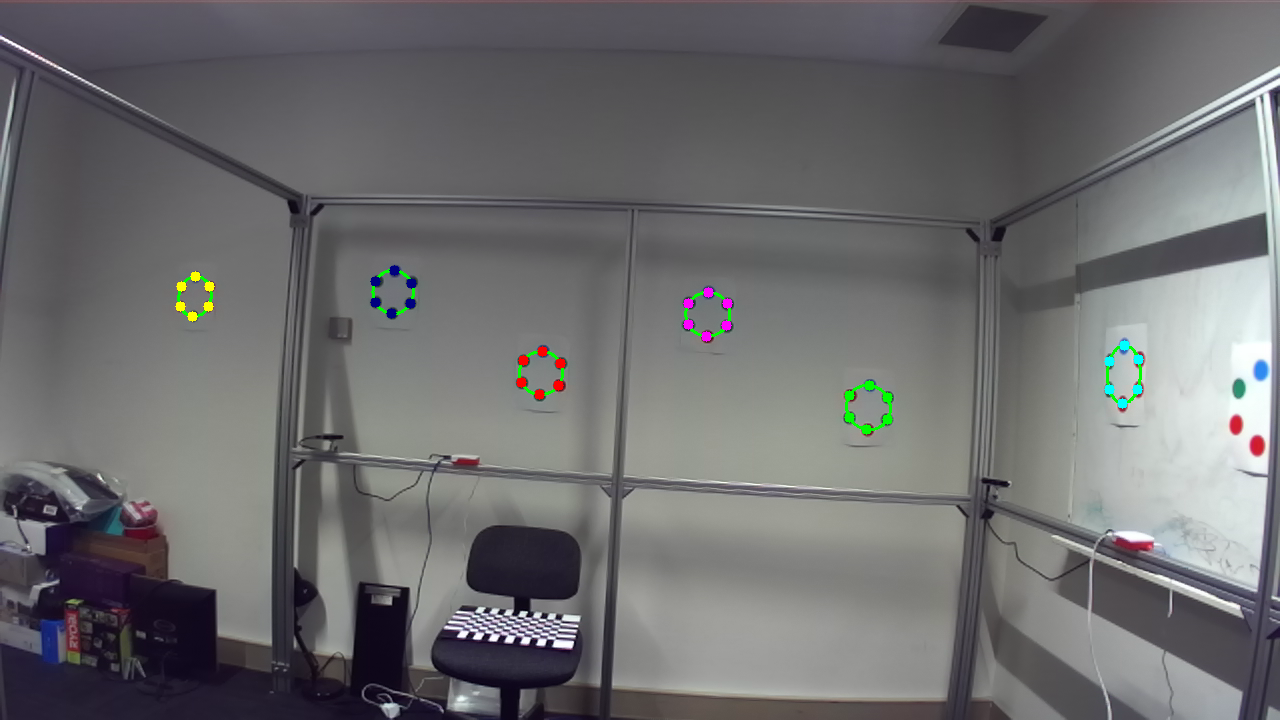
#> input picture connected_components/conncomp_022_12_15_15_51_19_927_rgb_left.pn.png, 1280 x 720 px
$ python -i find_circles.py   (imports and definitions only)
#> lines starting #> are read from the running program, lines starting #| are printed output that depends on the picture; after the words box and inside, x2 and y2 are one past the last pixel; in counts of white or black regions, pixels touching at a corner belong together
#> further down, picture is the input picture: shape (720, 1280, 3); mean B, G, R 109.9, 108.5, 108.7
import cv2
import numpy as np

def find_circles(img, min_area=1, max_area=250, aspect_ratio_threshold=2.5, circularity_threshold=0.2,
                 lr1=[0, 40, 20], ur1=[40, 255, 255], lr2=[160, 40, 20], ur2=[210, 255, 255],
                 lb=[90, 100, 40], ub=[150, 255, 255], lg=[55, 29, 0], ug=[90, 255, 171]):
#> called with min_area = 1, max_area = 250, aspect_ratio_threshold = 2.5, circularity_threshold = 0.2
    hsv = cv2.cvtColor(img, cv2.COLOR_BGR2HSV)
#> hsv: shape (720, 1280, 3); mean H, S, V 79.3, 19.9, 112.6

    # Define color masks for red, blue, and green
    lower_red = np.array(lr1)
    upper_red = np.array(ur1)
    mask_red_1 = cv2.inRange(hsv, lower_red, upper_red)
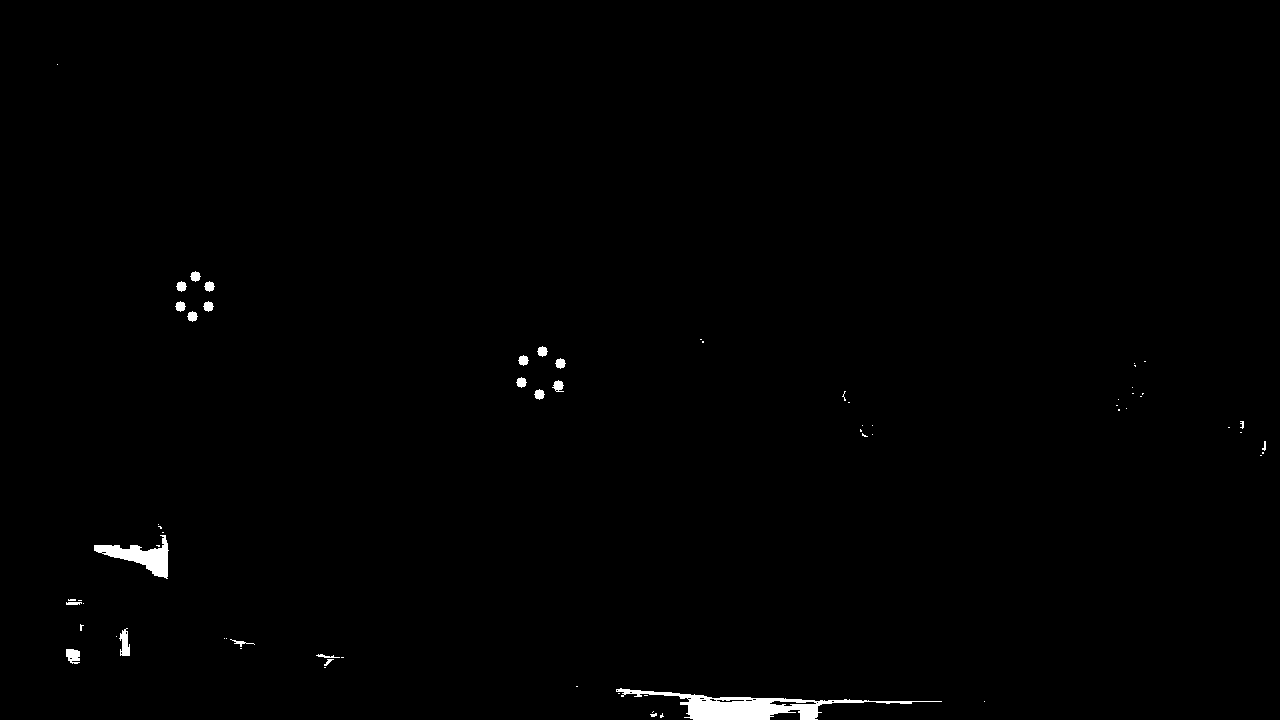
#> mask_red_1: shape (720, 1280); 0.66% white; 68 white regions (46 under 20 px), largest, box (x1, y1, x2, y2) and area: (616, 688, 942, 720) 3117, (94, 535, 169, 579) 1261, (119, 628, 130, 656) 199

    lower_red = np.array(lr2)
    upper_red = np.array(ur2)
    mask_red_2 = cv2.inRange(hsv, lower_red, upper_red)
#> mask_red_2: shape (720, 1280); 0.95% white; 133 white regions (104 under 20 px), largest, box (x1, y1, x2, y2) and area: (80, 501, 167, 581) 2092, (326, 0, 822, 4) 1412, (910, 0, 1178, 4) 850

    mask_red = mask_red_1 | mask_red_2
#> mask_red: shape (720, 1280); 1.6% white; 124 white regions (82 under 20 px), largest, box (x1, y1, x2, y2) and area: (80, 501, 169, 581) 3369, (616, 688, 942, 720) 3285, (326, 0, 822, 4) 1412

    lower_blue = np.array(lb)
    upper_blue = np.array(ub)
    mask_blue = cv2.inRange(hsv, lower_blue, upper_blue)
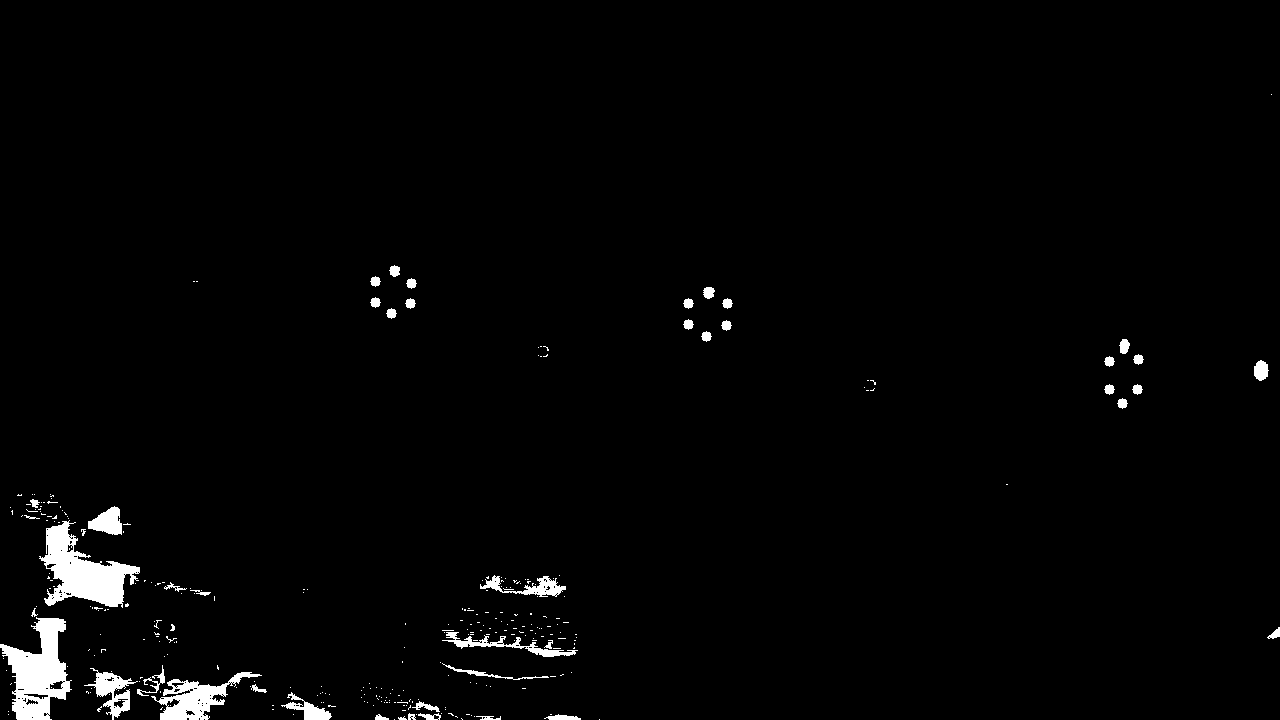
#> mask_blue: shape (720, 1280); 1.9% white; 313 white regions (267 under 20 px), largest, box (x1, y1, x2, y2) and area: (39, 520, 140, 608) 4038, (0, 617, 72, 720) 3872, (151, 672, 262, 720) 1962

    lower_green = np.array(lg)
    upper_green = np.array(ug)
    mask_green = cv2.inRange(hsv, lower_green, upper_green)
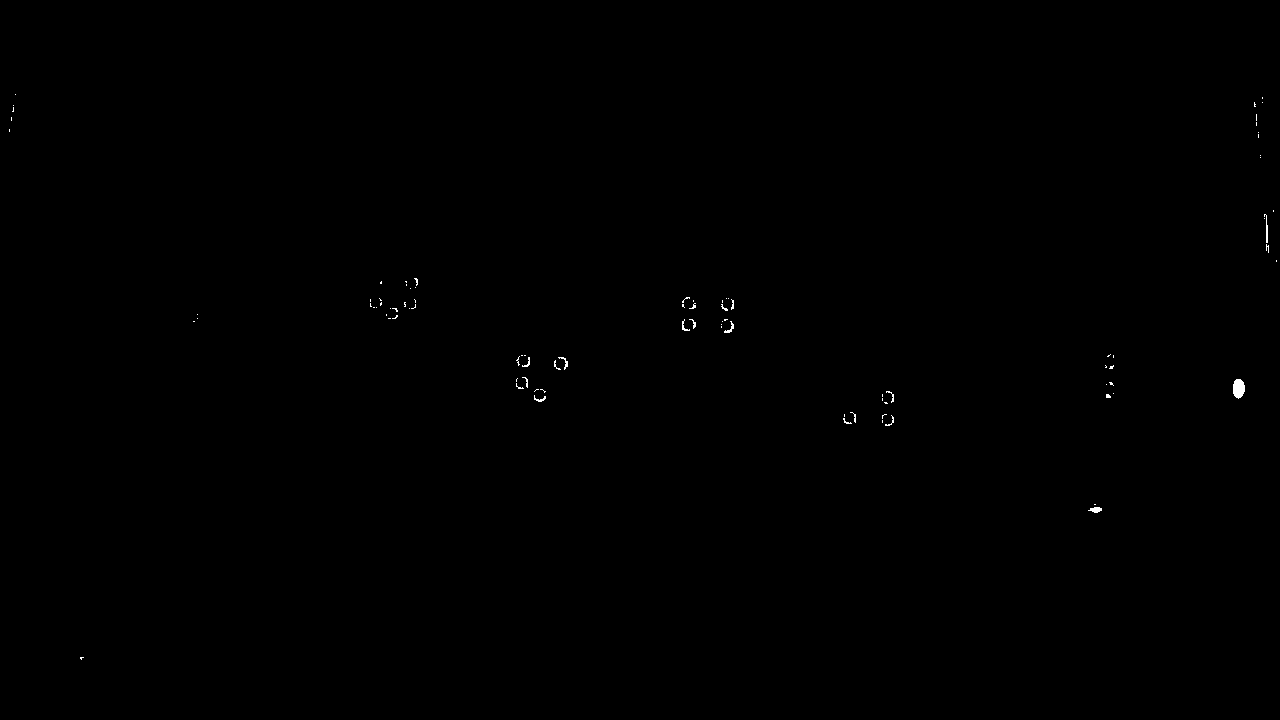
#> mask_green: shape (720, 1280); 0.11% white; 93 white regions (78 under 20 px), largest, box (x1, y1, x2, y2) and area: (1233, 379, 1245, 399) 189, (1088, 507, 1102, 513) 56, (1264, 214, 1268, 243) 50

    masks = {"Red": mask_red, "Blue": mask_blue, "Green": mask_green}
    colors = {"Red": (0, 0, 255), "Blue": (255, 0, 0), "Green": (0, 255, 0)}

    img_all_valid_contours = img.copy()

    # Store all contours with colours extracted from the loaded image
    contours_with_color = []

    # Find contours for each color mask
    for color, mask in masks.items():
        contours, _ = cv2.findContours(mask, cv2.RETR_EXTERNAL, cv2.CHAIN_APPROX_SIMPLE)

        # Filter contours based on area
        valid_contours = []
        for cnt in contours:
            area = cv2.contourArea(cnt)
            if min_area < area < max_area:
                valid_contours.append(cnt)

        # Filter contours based on aspect ratio
        square_contours = []
        for cnt in valid_contours:
            x, y, w, h = cv2.boundingRect(cnt)
            aspect_ratio = float(w) / h
            if 1 / aspect_ratio_threshold < aspect_ratio < aspect_ratio_threshold:
                square_contours.append(cnt)

        # Filter contours based on circularity
        round_contours = []
        for cnt in square_contours:
            area = cv2.contourArea(cnt)
            perimeter = cv2.arcLength(cnt, True)
            circularity = 4 * np.pi * area / (perimeter * perimeter)
            if circularity > circularity_threshold:
                round_contours.append(cnt)

        # Draw valid round contours on the image
        cv2.drawContours(img_all_valid_contours, round_contours, -1, colors[color], 1)

        # Store contour along with its color and centroid in contours_with_color and return it
        for cnt in round_contours:
            M = cv2.moments(cnt)
            if M["m00"] != 0:
                cX = int(M["m10"] / M["m00"])
                cY = int(M["m01"] / M["m00"])
                contours_with_color.append((cnt, color, cX, cY))
#> this loop made 3 passes
#> color on passes 1 to 3: 'Red', 'Blue', 'Green'
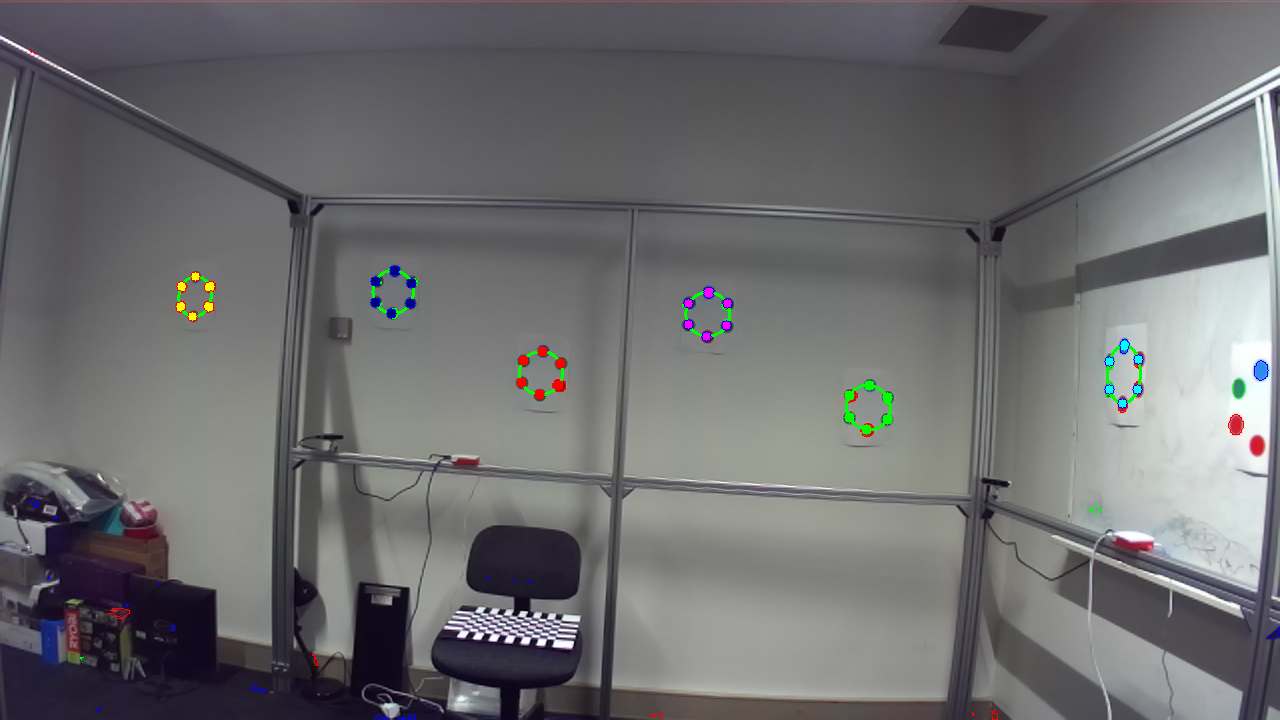
#> img_all_valid_contours: shape (720, 1280, 3); 0.17% of pixels changed, all inside (x1, y1, x2, y2) = (30, 50, 1280, 720)
#> after the loop, contours_with_color = 77 items

    return img_all_valid_contours, contours_with_color

>>> import cv2
>>> picture = cv2.imread('../connected_components/conncomp_022_12_15_15_51_19_927_rgb_left.pn.png')
>>> result = find_circles(picture)

$ run again, on connected_components/conncomp_022_12_15_15_51_19_934_rgb.pn.png
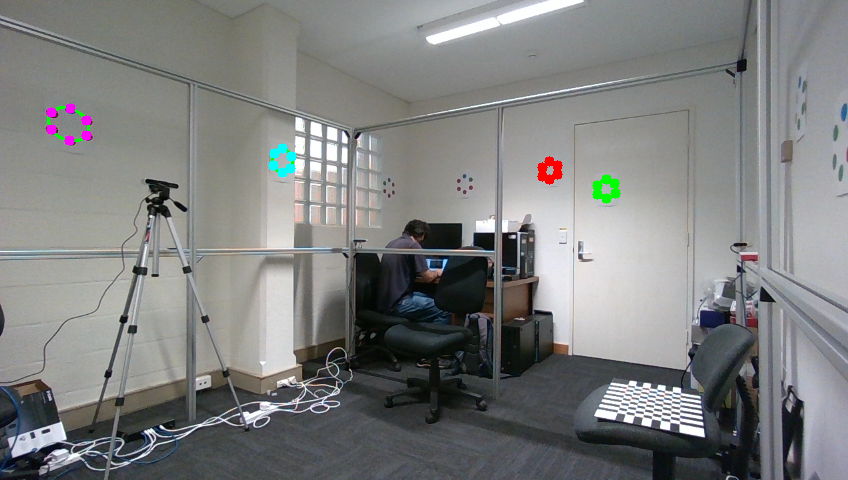
#> input picture connected_components/conncomp_022_12_15_15_51_19_934_rgb.pn.png, 848 x 480 px
#> picture is the input picture: shape (480, 848, 3); mean B, G, R 126.8, 127.4, 125.9
#> hsv: shape (480, 848, 3); mean H, S, V 68.9, 22.5, 131
#> in find_circles, `mask_red_1 = cv2.inRange(hsv, lower_red, upper_red)`:
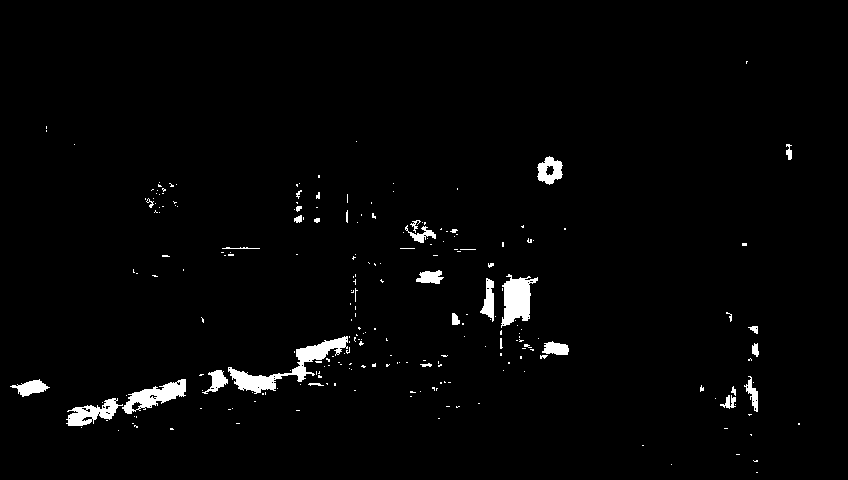
#> mask_red_1: shape (480, 848); 2.1% white; 238 white regions (204 under 20 px), largest, box (x1, y1, x2, y2) and area: (228, 336, 348, 394) 1631, (501, 274, 538, 328) 1151, (122, 379, 186, 414) 967
#> mask_red_2: shape (480, 848); 0.21% white; 130 white regions (123 under 20 px), largest, box (x1, y1, x2, y2) and area: (748, 308, 758, 327) 138, (740, 254, 758, 262) 117, (732, 313, 736, 325) 41
#> mask_red: shape (480, 848); 2.3% white; 277 white regions (239 under 20 px), largest, box (x1, y1, x2, y2) and area: (228, 336, 348, 394) 1637, (500, 274, 538, 349) 1215, (122, 379, 186, 414) 967
#> mask_blue: shape (480, 848); 0.97% white; 217 white regions (193 under 20 px), largest, box (x1, y1, x2, y2) and area: (397, 291, 446, 316) 514, (0, 386, 28, 438) 354, (700, 311, 724, 328) 347
#> mask_green: shape (480, 848); 3.4% white; 523 white regions (458 under 20 px), largest, box (x1, y1, x2, y2) and area: (354, 254, 482, 376) 4235, (438, 258, 492, 313) 1659, (502, 327, 542, 375) 823
#> the loop in find_circles, `for color, mask in masks.items():` made 3 passes
#> color on passes 1 to 3: 'Red', 'Blue', 'Green'
#> after the loop in find_circles, `for color, mask in masks.items():`:
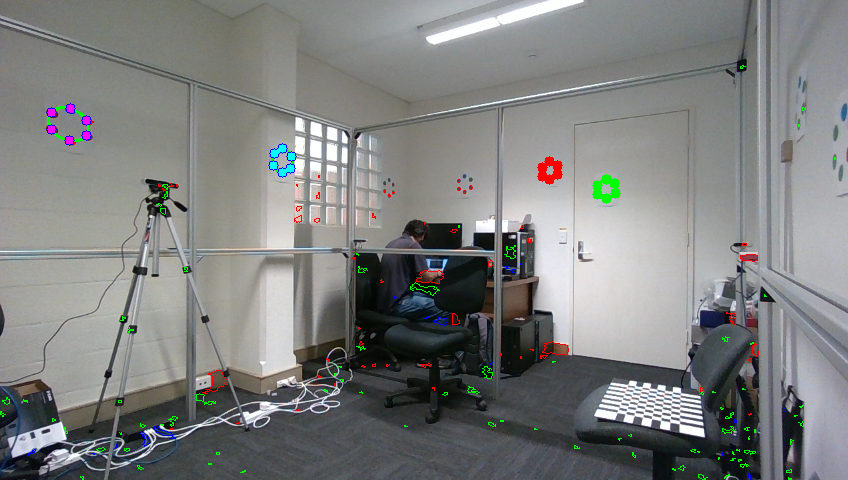
#> img_all_valid_contours: shape (480, 848, 3); 0.65% of pixels changed, all inside (x1, y1, x2, y2) = (0, 65, 836, 480)
#> after the loop in find_circles, `for color, mask in masks.items():`: contours_with_color = 164 items

$ run again, on connected_components/conncomp_022_12_15_15_51_19_944_rgb.pn.png
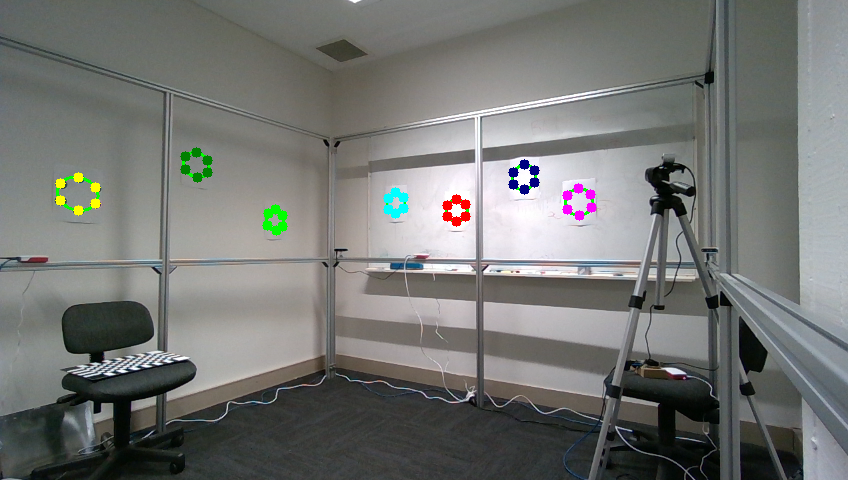
#> input picture connected_components/conncomp_022_12_15_15_51_19_944_rgb.pn.png, 848 x 480 px
#> picture is the input picture: shape (480, 848, 3); mean B, G, R 115.1, 117.8, 116.1
#> hsv: shape (480, 848, 3); mean H, S, V 62.8, 23.8, 121
#> in find_circles, `mask_red_1 = cv2.inRange(hsv, lower_red, upper_red)`:
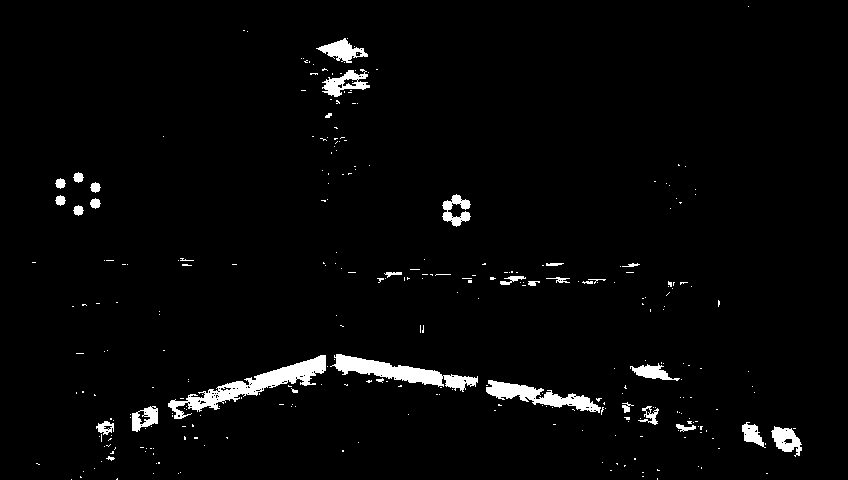
#> mask_red_1: shape (480, 848); 2.8% white; 307 white regions (274 under 20 px), largest, box (x1, y1, x2, y2) and area: (168, 355, 326, 419) 2444, (330, 354, 478, 392) 1935, (486, 380, 601, 413) 1404
#> mask_red_2: shape (480, 848); 0.1% white; 71 white regions (67 under 20 px), largest, box (x1, y1, x2, y2) and area: (22, 257, 48, 263) 120, (666, 371, 684, 381) 63, (416, 255, 429, 259) 48, (544, 262, 564, 263) 20
#> mask_red: shape (480, 848); 2.9% white; 334 white regions (299 under 20 px), largest, box (x1, y1, x2, y2) and area: (168, 355, 326, 419) 2466, (330, 354, 478, 392) 1937, (486, 380, 601, 413) 1413
#> mask_blue: shape (480, 848); 0.55% white; 144 white regions (126 under 20 px), largest, box (x1, y1, x2, y2) and area: (383, 187, 409, 219) 468, (564, 428, 594, 480) 206, (405, 263, 423, 268) 82
#> mask_green: shape (480, 848); 5.9% white; 612 white regions (540 under 20 px), largest, box (x1, y1, x2, y2) and area: (0, 363, 232, 480) 9313, (62, 302, 152, 363) 3242, (628, 378, 720, 436) 1789
#> the loop in find_circles, `for color, mask in masks.items():` made 3 passes
#> color on passes 1 to 3: 'Red', 'Blue', 'Green'
#> after the loop in find_circles, `for color, mask in masks.items():`:
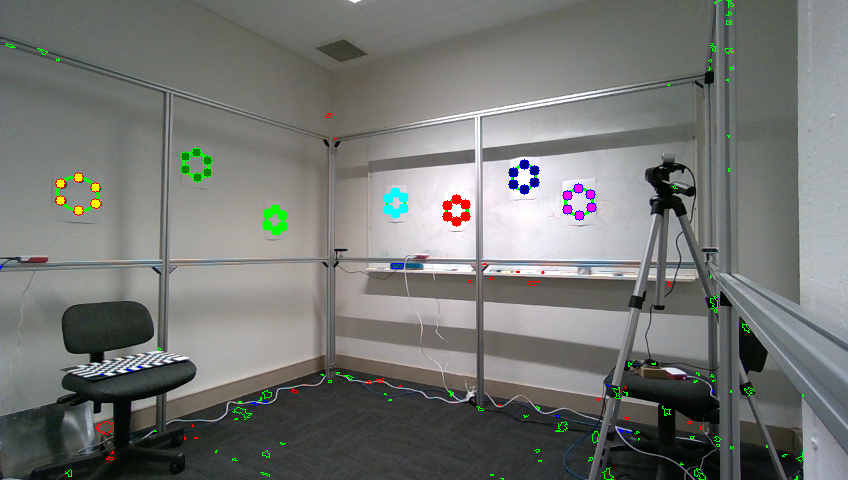
#> img_all_valid_contours: shape (480, 848, 3); 0.55% of pixels changed, all inside (x1, y1, x2, y2) = (0, 0, 804, 480)
#> after the loop in find_circles, `for color, mask in masks.items():`: contours_with_color = 137 items
